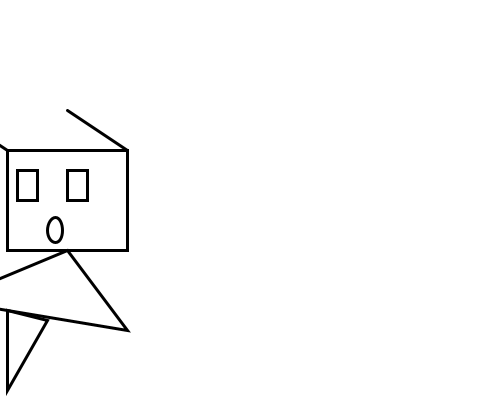
Frame 1 (no input)
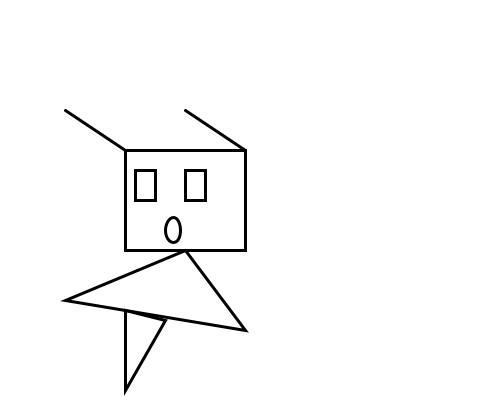
Frame 60 (the mouse pressed at the canvas centre just before this capture)
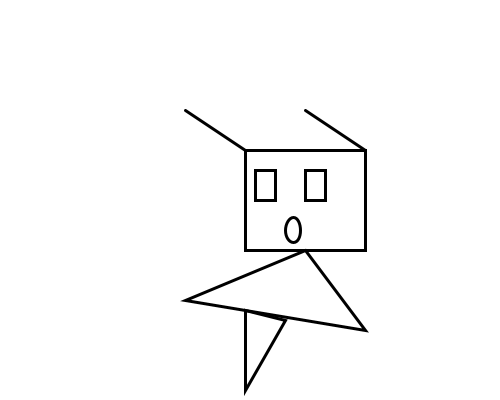
Frame 120 (the mouse held since frame 60 and released just before this capture)

The Processing sketch that drew these frames (run headless with seeded random() and noise(); from frame 60 on, the mouse is pressed at the canvas centre):

// Processing sketch: processing_52031
// ── processing_52031.pde

int x=5, xdirection = 2,y=150; //left or right

void setup(){
  size(500,400);
  smooth();
}


void draw(){
  background(255);
  x= x+xdirection;
  if (x>400 ||x<0){
    xdirection*=-1;
  }
  //Draw Monster Head
  strokeWeight(3);
  noFill();
  rect(x,y, 120,100);
  line(x,y,x-60,y-40);
  line(x+120,y,x+60,y-40);
  //Face
  rect(x+30,y+50,-20,-30);
  rect(x+80,y+50,-20,-30);
  ellipse(x+48,y+80,15,25);
  //Body
  triangle(x+60,y+100,x-60,y+150,x+120,y+180);
  triangle(x,y+160,x,y+240,x+40,y+170);
}
